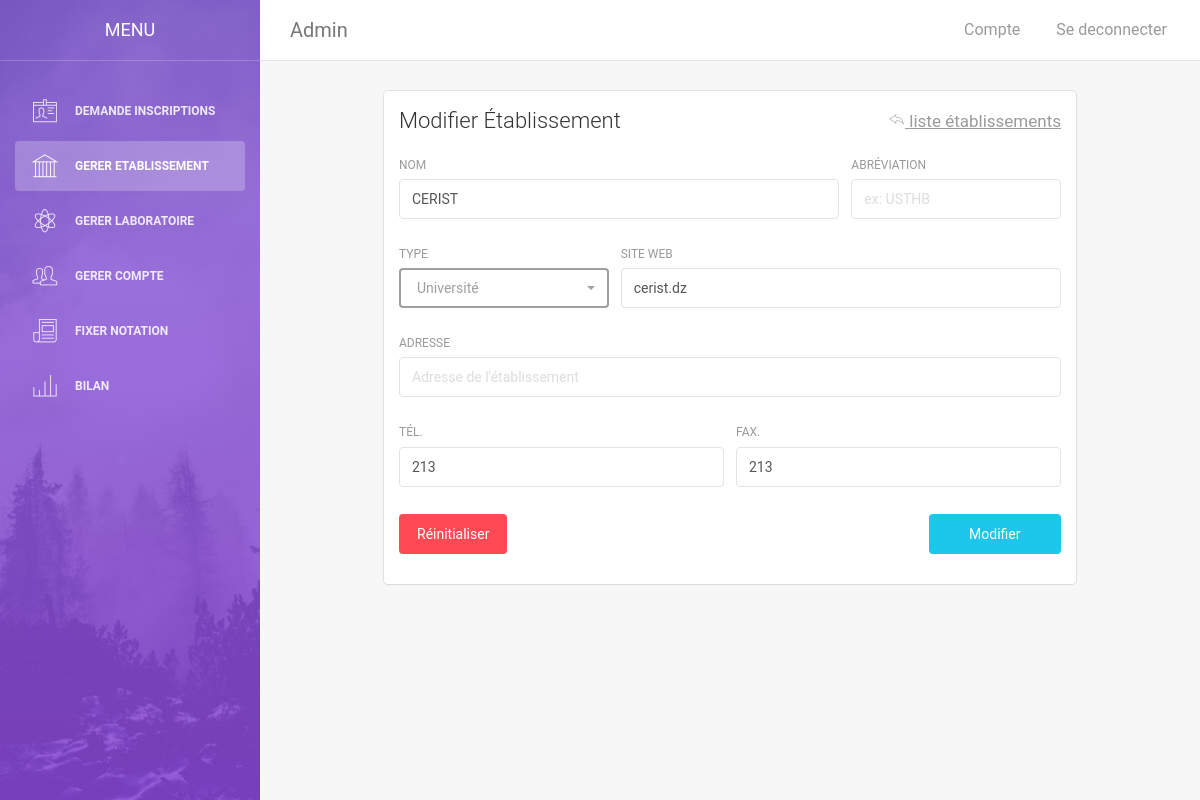
Before: /adminModifierEtab.php?modifier=41 (signed in) with the older database file.
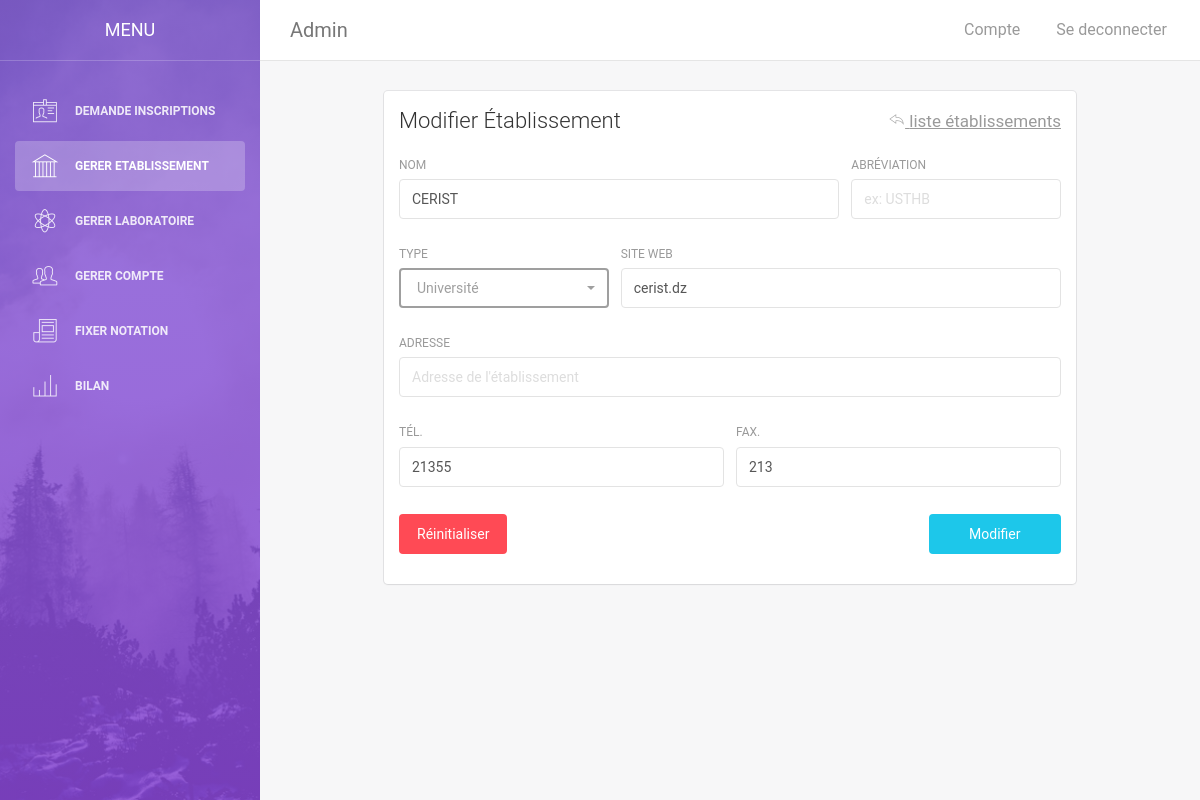
After: the same page with the newer database file.
### tables this page shows
CREATE TABLE `etablissement` (
  `idetab` int(12) NOT NULL,
  `nom` varchar(255) NOT NULL,
  `abrv` varchar(20) NOT NULL,
  `type` enum('université','centre de recherche') NOT NULL,
  `addresse` varchar(255) NOT NULL,
  `tel` int(12) NOT NULL,
  `fax` int(12) NOT NULL,
  `siteweb` varchar(40) NOT NULL
);

### adminModifierEtab.php (the view, shortened to what this page needs)
<?php
    require_once("config.php");
    if(isset($_GET["modifier"]) && $_GET["modifier"] != ""){
        $idetab = mysqli_real_escape_string($db,$_GET["modifier"]);
        $sql = "SELECT * FROM etablissement WHERE idetab='".$idetab."'";
        if($result = mysqli_query($db,$sql)){
            $row = mysqli_fetch_array($result);
            $nomEtab = $row["nom"];
            $abrvEtab = $row["abrv"];
            $sitewebEtab = $row["siteweb"];
            $addresseEtab = $row["addresse"];
            $telEtab = $row["tel"];
            $faxEtab = $row["fax"];
        }
    }
    else header("location: adminGererEtab.php");
?>
<!doctype html>
<html lang="en">
<head>
    <link href="assets/css/bootstrap.min.css" rel="stylesheet" />
    <link href="assets/css/animate.min.css" rel="stylesheet"/>
    <link href="assets/css/light-bootstrap-dashboard.css?v=1.4.0" rel="stylesheet"/>
    <link href="assets/css/demo.css" rel="stylesheet" />
    <link href="assets/css/pe-icon-7-stroke.css" rel="stylesheet" />
    <link rel="stylesheet" href="assets/select/bootstrap-select.min.css">
</head>
<body>
    <div class="sidebar" data-color="purple" data-image="assets/img/sidebar-5.jpg">
    	<div class="sidebar-wrapper">
            <div class="logo">
                <a href="#" class="simple-text">
                    Menu
                </a>
            </div>
            <ul class="nav">
            <li>
                    <a href="adminGererDemande.php">
                        <i class="pe-7s-id"></i>
                        <p>Demande inscriptions</p>
                    </a>
                </li>
                <li class="active">
                    <a href="adminGererEtab.php">
                        <i class="pe-7s-culture"></i>
                        <p>Gerer Etablissement</p>
                    </a>
                </li>
                <li>
                    <a href="adminGererLabo.php">
                        <i class="pe-7s-science"></i>
                        <p>Gerer Laboratoire</p>
                    </a>
                </li>
                <li>
                    <a href="adminGererCompte.php">
                        <i class="pe-7s-users"></i>
                        <p>Gerer Compte</p>
                    </a>
                </li>
                <li>
                    <a href="adminFixerNotation.php">
                        <i class="pe-7s-news-paper"></i>
                        <p>Fixer Notation</p>
                    </a>
                </li>
                <li>
                    <a href="bilan.php">
                        <i class="pe-7s-graph3"></i>
                        <p>Bilan</p>
                    </a>
                </li>
            </ul>
    	</div>
    </div>
    <div class="main-panel">
		<nav class="navbar navbar-default navbar-fixed">
            <div class="container-fluid">
                <div class="navbar-header">
                    <div class="navbar-brand" >Admin</div>
                </div>
                <div class="collapse navbar-collapse">
                    <ul class="nav navbar-nav navbar-left">
                        <li>
                           <a href="">
                            </a>
                        </li>
                    </ul>
                    <ul class="nav navbar-nav navbar-right">
                    <li>
                            <a href="adminCompte.php">
                                <p>Compte</p>
                            </a>
                        </li>
                        <li>
                            <a id="seDeconnecter" href="index.php?logout=1">
                                <p>Se deconnecter</p>
                            </a>
                        </li>
                    </ul>
                </div>
            </div>
        </nav>
        <div style="position:relative; width:80%; left:10%; right:10%;" class="content">
            <div class="container-fluid">
                <div class="card">
                    <div class="header">
                        <h4 class="title">Modifier Établissement
                        <a id="revenir" href="adminGererEtab.php" class="pull-right text-muted"><i class="pe-7s-back"></i> liste établissements </a> </h4>
                    </div>
                    <div class="content">
                        <form action="" id="mainForm" method="post">
                            <div class="row">
                                <div class="col-md-8">
                                    <div class="form-group">
                                        <label>nom</label>
                                        <input maxlength="255" value="<?php echo $nomEtab;?>" type="text" name="nomEtab" class="form-control" placeholder="Nom de l'établissement" required>
                                    </div>
                                </div>
                                <div class="col-md-4">
                                    <div class="form-group">
                                        <label for="">abréviation</label>
                                        <input maxlength="20" value="<?php echo $abrvEtab;?>" type="text" name="abrvEtab" class="form-control" placeholder="ex: USTHB">
                                    </div>
                                </div>
                            </div>
                            <div class="row">
                                <div class="col-md-4">
                                    <div class="form-group">
                                        <label for="">type</label>
                                    </div>
                                </div>
                                <div class="col-md-8">
                                    <div class="form-group">
                                        <label for="">Site Web</label>
                                        <input maxlength="40" value="<?php echo $sitewebEtab;?>" type="text" name="sitewebEtab"  class="form-control" placeholder="ex: usthb.dz">
                                    </div>
                                </div>
                            </div>
                            <div class="row">
                                <div class="col-md-12">
                                    <div class="form-group">
                                        <label for="">adresse</label>
                                        <input maxlength="255" value="<?php echo $addresseEtab;?>" type="text" name="addresseEtab"  class="form-control" placeholder="Adresse de l'établissement">
                                    </div>
                                </div>
                            </div>
                            <div class="row">
                                <div class="col-md-6">
                                    <div class="form-group">
                                        <label for="">Tél.</label>
                                        <input maxlength="12" value="<?php echo $telEtab;?>" type="text" name="telEtab"  class="form-control" placeholder="Téléphone de l'établissement">
                                    </div>
                                </div>
                                <div class="col-md-6">
                                    <div class="form-group">
                                        <label for="">fax.</label>
                                        <input maxlength="12" value="<?php echo $faxEtab;?>" type="text" name="faxEtab"  class="form-control" placeholder="Fax de l'établissement">
                                    </div>
                                </div>
                            </div>
                            <div class="row">
                                <div class="col-md-12">
                                    <button style="width:20%;" type="submit" class="btn btn-fill btn-info pull-right ">Modifier</button>
                                    <button type="button" id="clearBtn" style="width:auto;" class="btn btn-fill btn-danger pull-left ">Réinitialiser</button>
                                </div>
                            </div>
                        </form>
                    </div>
                </div>
            </div>
        </div>
    </div>
</body>
</html>

### adminModifierEtab.php (style rules this page uses)
#revenir { font-size : 17px; text-decoration : underline; }

Changed rows visible on the page:
changed etablissement "CERIST": telEtab "213" → "21355"
